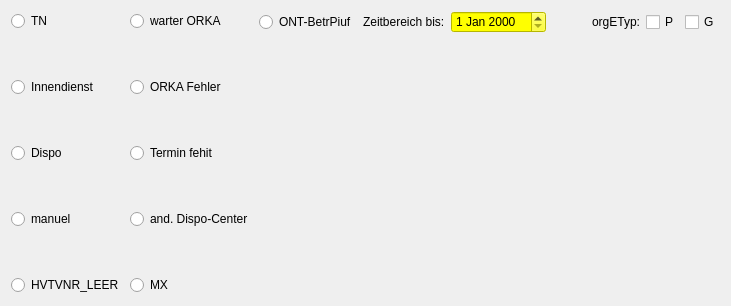
         <widget class="QWidget" name="grobeZust">
          <property name="autoFillBackground">
           <bool>true</bool>
          </property>
          <attribute name="title">
           <string>grobe Zust</string>
          </attribute>
          <layout class="QHBoxLayout" name="horizontalLayout_25">
           <item>
            <layout class="QHBoxLayout" name="horizontalLayout_62">
             <item>
              <layout class="QVBoxLayout" name="verticalLayout_16">
               <item>
                <widget class="QRadioButton" name="radioButton_47">
                 <property name="text">
                  <string>TN</string>
                 </property>
                </widget>
               </item>
               <item>
                <spacer name="verticalSpacer_5">
                 <property name="orientation">
                  <enum>Qt::Vertical</enum>
                 </property>
                 <property name="sizeHint" stdset="0">
                  <size>
                   <width>20</width>
                   <height>40</height>
                  </size>
                 </property>
                </spacer>
               </item>
               <item>
                <widget class="QRadioButton" name="radioButton_48">
                 <property name="text">
                  <string>Innendienst</string>
                 </property>
                </widget>
               </item>
               <item>
                <spacer name="verticalSpacer_6">
                 <property name="orientation">
                  <enum>Qt::Vertical</enum>
                 </property>
                 <property name="sizeHint" stdset="0">
                  <size>
                   <width>20</width>
                   <height>40</height>
                  </size>
                 </property>
                </spacer>
               </item>
               <item>
                <widget class="QRadioButton" name="radioButton_49">
                 <property name="text">
                  <string>Dispo</string>
                 </property>
                </widget>
               </item>
               <item>
                <spacer name="verticalSpacer_7">
                 <property name="orientation">
                  <enum>Qt::Vertical</enum>
                 </property>
                 <property name="sizeHint" stdset="0">
                  <size>
                   <width>20</width>
                   <height>40</height>
                  </size>
                 </property>
                </spacer>
               </item>
               <item>
                <widget class="QRadioButton" name="radioButton_50">
                 <property name="text">
                  <string>manuel</string>
                 </property>
                </widget>
               </item>
               <item>
                <spacer name="verticalSpacer_8">
                 <property name="orientation">
                  <enum>Qt::Vertical</enum>
                 </property>
                 <property name="sizeHint" stdset="0">
                  <size>
                   <width>20</width>
                   <height>40</height>
                  </size>
                 </property>
                </spacer>
               </item>
               <item>
                <widget class="QRadioButton" name="radioButton_51">
                 <property name="text">
                  <string>HVTVNR_LEER</string>
                 </property>
                </widget>
               </item>
              </layout>
             </item>
             <item>
              <layout class="QVBoxLayout" name="verticalLayout_17">
               <item>
                <widget class="QRadioButton" name="radioButton_55">
                 <property name="text">
                  <string>warter ORKA</string>
                 </property>
                </widget>
               </item>
               <item>
                <spacer name="verticalSpacer_4">
                 <property name="orientation">
                  <enum>Qt::Vertical</enum>
                 </property>
                 <property name="sizeHint" stdset="0">
                  <size>
                   <width>20</width>
                   <height>40</height>
                  </size>
                 </property>
                </spacer>
               </item>
               <item>
                <widget class="QRadioButton" name="radioButton_53">
                 <property name="text">
                  <string>ORKA Fehler</string>
                 </property>
                </widget>
               </item>
               <item>
                <spacer name="verticalSpacer_3">
                 <property name="orientation">
                  <enum>Qt::Vertical</enum>
                 </property>
                 <property name="sizeHint" stdset="0">
                  <size>
                   <width>20</width>
                   <height>40</height>
                  </size>
                 </property>
                </spacer>
               </item>
               <item>
                <widget class="QRadioButton" name="radioButton_54">
                 <property name="text">
                  <string>Termin fehit</string>
                 </property>
                </widget>
               </item>
               <item>
                <spacer name="verticalSpacer_2">
                 <property name="orientation">
                  <enum>Qt::Vertical</enum>
                 </property>
                 <property name="sizeHint" stdset="0">
                  <size>
                   <width>20</width>
                   <height>40</height>
                  </size>
                 </property>
                </spacer>
               </item>
               <item>
                <widget class="QRadioButton" name="radioButton_52">
                 <property name="text">
                  <string>and. Dispo-Center</string>
                 </property>
                </widget>
               </item>
               <item>
                <spacer name="verticalSpacer">
                 <property name="orientation">
                  <enum>Qt::Vertical</enum>
                 </property>
                 <property name="sizeHint" stdset="0">
                  <size>
                   <width>20</width>
                   <height>40</height>
                  </size>
                 </property>
                </spacer>
               </item>
               <item>
                <widget class="QRadioButton" name="radioButton_56">
                 <property name="text">
                  <string>MX</string>
                 </property>
                </widget>
               </item>
              </layout>
             </item>
            </layout>
           </item>
           <item>
            <layout class="QVBoxLayout" name="verticalLayout_20">
             <item>
              <layout class="QHBoxLayout" name="horizontalLayout_24">
               <item>
                <widget class="QRadioButton" name="radioButton_57">
                 <property name="text">
                  <string>ONT-BetrPiuf</string>
                 </property>
                </widget>
               </item>
               <item>
                <widget class="QLabel" name="label_86">
                 <property name="maximumSize">
                  <size>
                   <width>16777215</width>
                   <height>20</height>
                  </size>
                 </property>
                 <property name="text">
                  <string>Zeitbereich bis:</string>
                 </property>
                </widget>
               </item>
               <item>
                <widget class="QDateEdit" name="data_grobeZust_Zeitbereich">
                 <property name="styleSheet">
                  <string notr="true">background-color:yellow</string>
                 </property>
                 <property name="currentSection">
                  <enum>QDateTimeEdit::MonthSection</enum>
                 </property>
                </widget>
               </item>
               <item>
                <spacer name="horizontalSpacer_26">
                 <property name="orientation">
                  <enum>Qt::Horizontal</enum>
                 </property>
                 <property name="sizeHint" stdset="0">
                  <size>
                   <width>40</width>
                   <height>20</height>
                  </size>
                 </property>
                </spacer>
               </item>
               <item>
                <widget class="QLabel" name="label_87">
                 <property name="maximumSize">
                  <size>
                   <width>16777215</width>
                   <height>20</height>
                  </size>
                 </property>
                 <property name="text">
                  <string>orgETyp:</string>
                 </property>
                </widget>
               </item>
               <item>
                <widget class="QCheckBox" name="checkBox_3">
                 <property name="text">
                  <string>P</string>
                 </property>
                </widget>
               </item>
               <item>
                <widget class="QCheckBox" name="checkBox_4">
                 <property name="text">
                  <string>G</string>
                 </property>
                </widget>
               </item>
              </layout>
             </item>
             <item>
              <spacer name="verticalSpacer_16">
               <property name="orientation">
                <enum>Qt::Vertical</enum>
               </property>
               <property name="sizeHint" stdset="0">
                <size>
                 <width>20</width>
                 <height>40</height>
                </size>
               </property>
              </spacer>
             </item>
             <item>
              <widget class="QFrame" name="frame_4">
               <property name="frameShape">
                <enum>QFrame::NoFrame</enum>
               </property>
               <property name="frameShadow">
                <enum>QFrame::Sunken</enum>
               </property>
              </widget>
             </item>
            </layout>
           </item>
          </layout>
         </widget>
